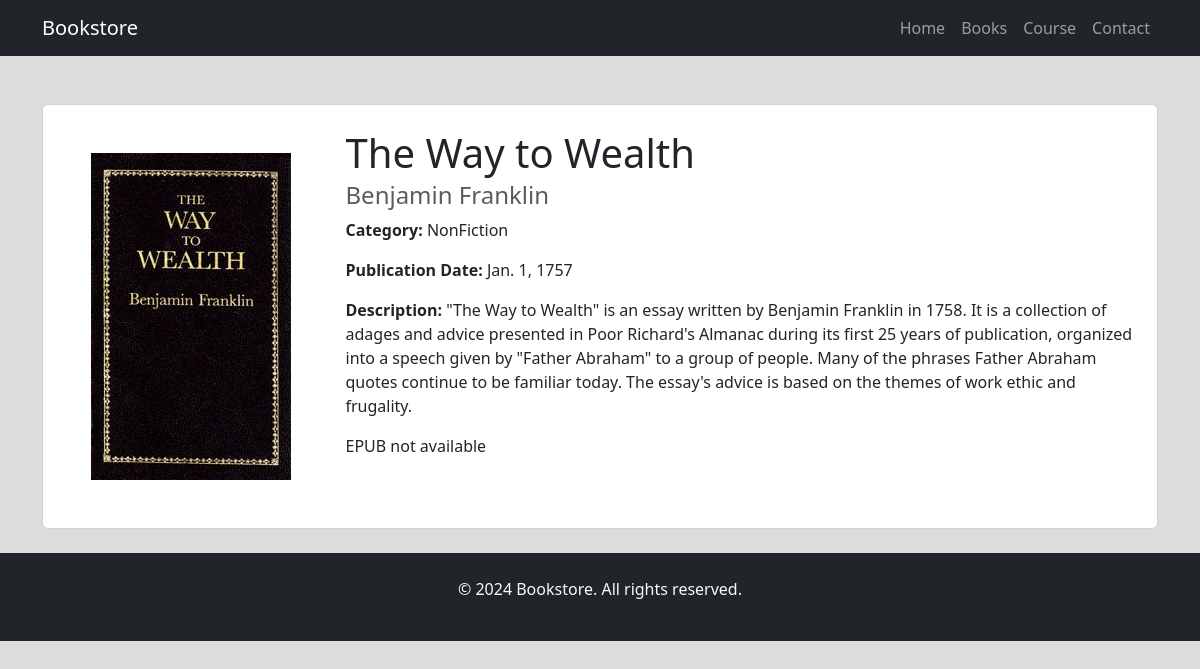
Screenshot of /book/1/ with the database file from the repository.
### myapp/models.py (models this page shows, shortened)
class Book(models.Model):
    image = models.ImageField(null=True)
    title = models.CharField(max_length=100)
    author = models.CharField(max_length=100)
    publication_date = models.DateField()
    description = models.TextField()
    epub_file = models.FileField(upload_to='epubs/', null=True, blank=True)
    date = models.DateTimeField(auto_now_add=True, null=True)
    category = models.ForeignKey(Category, on_delete=models.CASCADE, related_name='books', null=True)

class Category(models.Model):
    name = models.CharField(max_length=100)

### myapp/views.py (the view)
# urls.py: path('book/<int:pk>/', book_detail, name='book_detail'),
def book_detail(request, pk):
    book = get_object_or_404(Book, pk=pk)
    return render(request, 'book_detail.html', {'book': book})

### myapp/templates/book_detail.html (shortened to what this page needs)
<!DOCTYPE html>
<html lang="en">
<head>
    <link href="https://cdn.jsdelivr.net/npm/bootstrap@5.3.0-alpha3/dist/css/bootstrap.min.css" rel="stylesheet"
>
</head>
<body>
    <header>
        <nav class="navbar navbar-expand-lg navbar-dark bg-dark">
            <div class="container">
                <a class="navbar-brand" href="{% url 'home' %}">Bookstore</a>
                <div class="collapse navbar-collapse" id="navbarNav">
                    <ul class="navbar-nav ms-auto">
                        <li class="nav-item">
                            <a class="nav-link" href="{% url 'home' %}">Home</a>
                        </li>
                        <li class="nav-item">
                            <a class="nav-link" href="{% url 'book' %}">Books</a>
                        </li>
                        <li class="nav-item">
                            <a class="nav-link" href="{% url 'course' %}">Course</a>
                        </li>
                        <li class="nav-item">
                            <a class="nav-link" href="{% url 'contact_form' %}">Contact</a>
                        </li>
                    </ul>
                </div>
            </div>
        </nav>
    </header>
    <main>
        <div class="container mt-5">
            <div class="row">
                <div class="col-md-12">
                    <div class="card">
                        <div class="row g-0">
                            <div class="col-md-3">
                                <img src="{{ book.image.url }}" class="img-fluid rounded start p-5" alt="{{ book.title }}" style="max-width: 300px; height: auto;">
                            </div>
                            <div class="col-md-9 p-2">
                                <div class="card-body">
                                    <h1 class="card-title">{{ book.title }}</h1>
                                    <h4 class="card-subtitle mb-2 text-muted">{{ book.author }}</h4>
                                    <p class="card-text"><strong>Category:</strong> {{ book.category.name }}</p>
                                    <p class="card-text"><strong>Publication Date:</strong> {{ book.publication_date }}
                                    </p>
                                    <p class="card-text"><strong>Description:</strong> {{ book.description }}</p>
                                    {% if book.epub_file %}
                                    <a href="{{ book.epub_file.url }}" class="btn btn-success">Download EPUB</a>
                                    {% else %}
                                    <p>EPUB not available</p>
                                    {% endif %}
                                </div>
                            </div>
                        </div>
                    </div>
                </div>
            </div>
        </div>
    </main>
    <footer class="bg-dark text-light py-4 mt-4">
        <div class="container text-center">
            <p>&copy; 2024 Bookstore. All rights reserved.</p>
        </div>
    </footer>
</body>
</html>

### myapp/templates/book_detail.html (style rules this page uses)
body { background-color: gainsboro; }

### rows the page displays
Book: image (picture), title "The Way to Wealth", author "Benjamin Franklin", category.name "NonFiction", publication_date "Jan. 1, 1757", description "\"The Way to Wealth\" is an essay written by Benjamin Franklin in 1758. It is a collection of adages and advice presented in Poor Richard's Almanac during its first 25 years of publication, organized into a speech given by \"Father Abraham\" to a group of people. Many of the phrases Father Abraham quotes continue to be familiar today. The essay's advice is based on the themes of work ethic and frugality."
